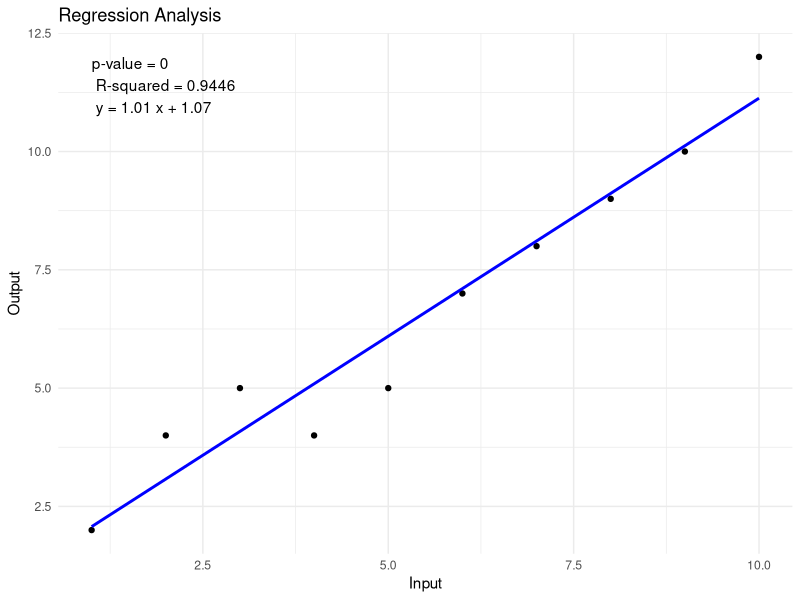

Here is the R script that generated this plot:
## ---- chunk 1
# Load required libraries
library(ggplot2)

# Create example data (replace this with your actual data)
input <- c(1, 2, 3, 4, 5, 6, 7, 8, 9, 10)
output <- c(2, 4, 5, 4, 5, 7, 8, 9, 10, 12)
data <- data.frame(Input = input, Output = output)

# Perform linear regression
model <- lm(Output ~ Input, data = data)

# Get summary statistics
summary_stats <- summary(model)

# Extract key values
p_value <- summary_stats$coefficients[2, 4]
r_squared <- summary_stats$r.squared
intercept <- coef(model)[1]
slope <- coef(model)[2]

# Create the plot using ggplot2
plot <- ggplot(data, aes(x = Input, y = Output)) +
  geom_point() +
  geom_smooth(method = "lm", se = FALSE, color = "blue") +
  labs(title = "Regression Analysis",
       x = "Input",
       y = "Output") +
  theme_minimal() +
  annotate("text", x = min(data$Input), y = max(data$Output),
           label = paste("p-value =", round(p_value, 4), "\n",
                         "R-squared =", round(r_squared, 4), "\n",
                         "y =", round(slope, 2), "x +", round(intercept, 2)),
           hjust = 0, vjust = 1)

# Print results
cat("Regression Results:\n")
cat("p-value:", p_value, "\n")
cat("R-squared:", r_squared, "\n")
cat("Line equation: y =", slope, "x +", intercept, "\n\n")

# Display the plot
print(plot)

# Interpretation of p-value
cat("Interpretation of p-value:\n")
if (p_value < 0.05) {
  cat("The relationship between Input and Output is statistically significant (p < 0.05).\n")
} else {
  cat("The relationship between Input and Output is not statistically significant (p >= 0.05).\n")
}
